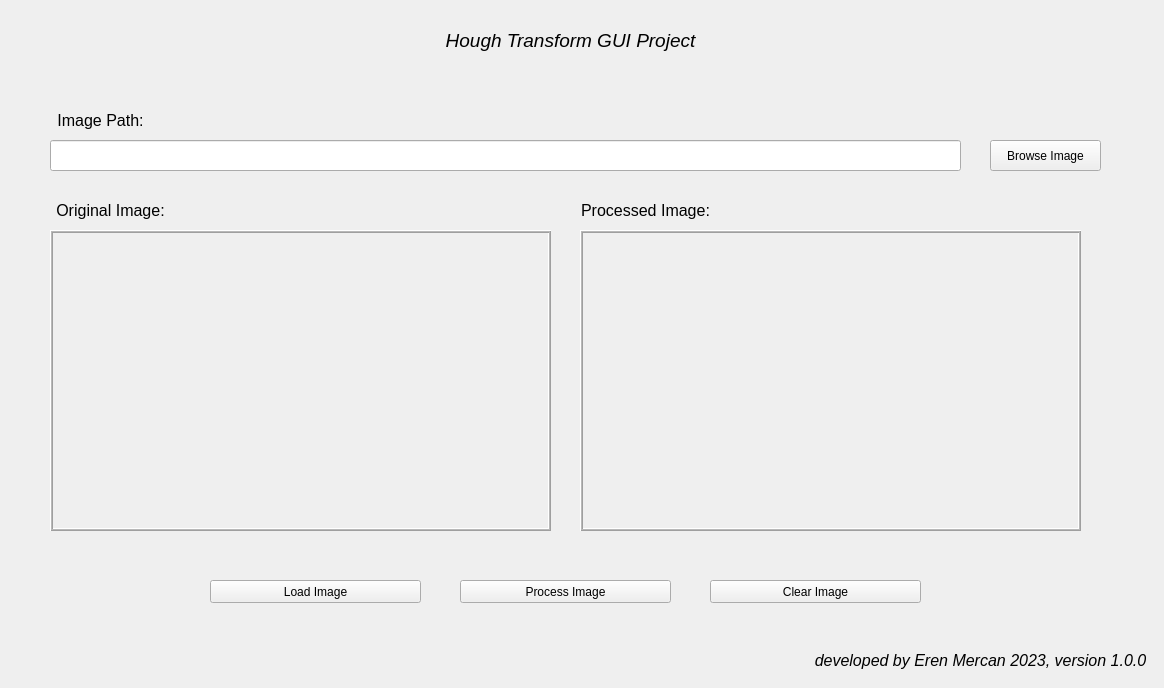
<?xml version="1.0" encoding="UTF-8"?>
<ui version="4.0">
 <class>QMainWindow</class>
 <widget class="QMainWindow" name="QMainWindow">
  <property name="geometry">
   <rect>
    <x>0</x>
    <y>0</y>
    <width>1164</width>
    <height>688</height>
   </rect>
  </property>
  <property name="windowTitle">
   <string>Hough Transform</string>
  </property>
  <widget class="QLabel" name="label">
   <property name="geometry">
    <rect>
     <x>410</x>
     <y>20</y>
     <width>321</width>
     <height>41</height>
    </rect>
   </property>
   <property name="font">
    <font>
     <family>Arial</family>
     <pointsize>14</pointsize>
     <italic>true</italic>
    </font>
   </property>
   <property name="text">
    <string>Hough Transform GUI Project</string>
   </property>
   <property name="alignment">
    <set>Qt::AlignCenter</set>
   </property>
  </widget>
  <widget class="QLabel" name="label_2">
   <property name="geometry">
    <rect>
     <x>800</x>
     <y>640</y>
     <width>361</width>
     <height>41</height>
    </rect>
   </property>
   <property name="font">
    <font>
     <family>Arial</family>
     <pointsize>12</pointsize>
     <italic>true</italic>
    </font>
   </property>
   <property name="text">
    <string>developed by Eren Mercan 2023, version 1.0.0</string>
   </property>
   <property name="alignment">
    <set>Qt::AlignCenter</set>
   </property>
  </widget>
  <widget class="QLineEdit" name="lineEdit">
   <property name="geometry">
    <rect>
     <x>50</x>
     <y>140</y>
     <width>911</width>
     <height>31</height>
    </rect>
   </property>
  </widget>
  <widget class="QLabel" name="label_3">
   <property name="geometry">
    <rect>
     <x>40</x>
     <y>110</y>
     <width>121</width>
     <height>21</height>
    </rect>
   </property>
   <property name="font">
    <font>
     <family>Arial</family>
     <pointsize>12</pointsize>
     <italic>false</italic>
    </font>
   </property>
   <property name="text">
    <string>Image Path:</string>
   </property>
   <property name="alignment">
    <set>Qt::AlignCenter</set>
   </property>
  </widget>
  <widget class="QPushButton" name="pushButton_browse">
   <property name="geometry">
    <rect>
     <x>990</x>
     <y>140</y>
     <width>111</width>
     <height>31</height>
    </rect>
   </property>
   <property name="text">
    <string>Browse Image</string>
   </property>
  </widget>
  <widget class="QLabel" name="label_original_img">
   <property name="geometry">
    <rect>
     <x>50</x>
     <y>230</y>
     <width>501</width>
     <height>301</height>
    </rect>
   </property>
   <property name="frameShape">
    <enum>QFrame::Box</enum>
   </property>
   <property name="frameShadow">
    <enum>QFrame::Raised</enum>
   </property>
   <property name="midLineWidth">
    <number>1</number>
   </property>
   <property name="text">
    <string/>
   </property>
  </widget>
  <widget class="QLabel" name="label_5">
   <property name="geometry">
    <rect>
     <x>50</x>
     <y>200</y>
     <width>121</width>
     <height>21</height>
    </rect>
   </property>
   <property name="font">
    <font>
     <family>Arial</family>
     <pointsize>12</pointsize>
     <italic>false</italic>
    </font>
   </property>
   <property name="text">
    <string>Original Image:</string>
   </property>
   <property name="alignment">
    <set>Qt::AlignCenter</set>
   </property>
  </widget>
  <widget class="QLabel" name="label_6">
   <property name="geometry">
    <rect>
     <x>580</x>
     <y>200</y>
     <width>131</width>
     <height>21</height>
    </rect>
   </property>
   <property name="font">
    <font>
     <family>Arial</family>
     <pointsize>12</pointsize>
     <italic>false</italic>
    </font>
   </property>
   <property name="text">
    <string>Processed Image:</string>
   </property>
   <property name="alignment">
    <set>Qt::AlignCenter</set>
   </property>
  </widget>
  <widget class="QLabel" name="label_processed_img">
   <property name="geometry">
    <rect>
     <x>580</x>
     <y>230</y>
     <width>501</width>
     <height>301</height>
    </rect>
   </property>
   <property name="frameShape">
    <enum>QFrame::Box</enum>
   </property>
   <property name="frameShadow">
    <enum>QFrame::Raised</enum>
   </property>
   <property name="midLineWidth">
    <number>1</number>
   </property>
   <property name="text">
    <string/>
   </property>
  </widget>
  <widget class="QPushButton" name="pushButton_process">
   <property name="geometry">
    <rect>
     <x>460</x>
     <y>580</y>
     <width>211</width>
     <height>23</height>
    </rect>
   </property>
   <property name="text">
    <string>Process Image</string>
   </property>
  </widget>
  <widget class="QPushButton" name="pushButton_load">
   <property name="geometry">
    <rect>
     <x>210</x>
     <y>580</y>
     <width>211</width>
     <height>23</height>
    </rect>
   </property>
   <property name="text">
    <string>Load Image</string>
   </property>
  </widget>
  <widget class="QPushButton" name="pushButton_clear">
   <property name="geometry">
    <rect>
     <x>710</x>
     <y>580</y>
     <width>211</width>
     <height>23</height>
    </rect>
   </property>
   <property name="text">
    <string>Clear Image</string>
   </property>
  </widget>
 </widget>
 <resources/>
 <connections/>
</ui>
